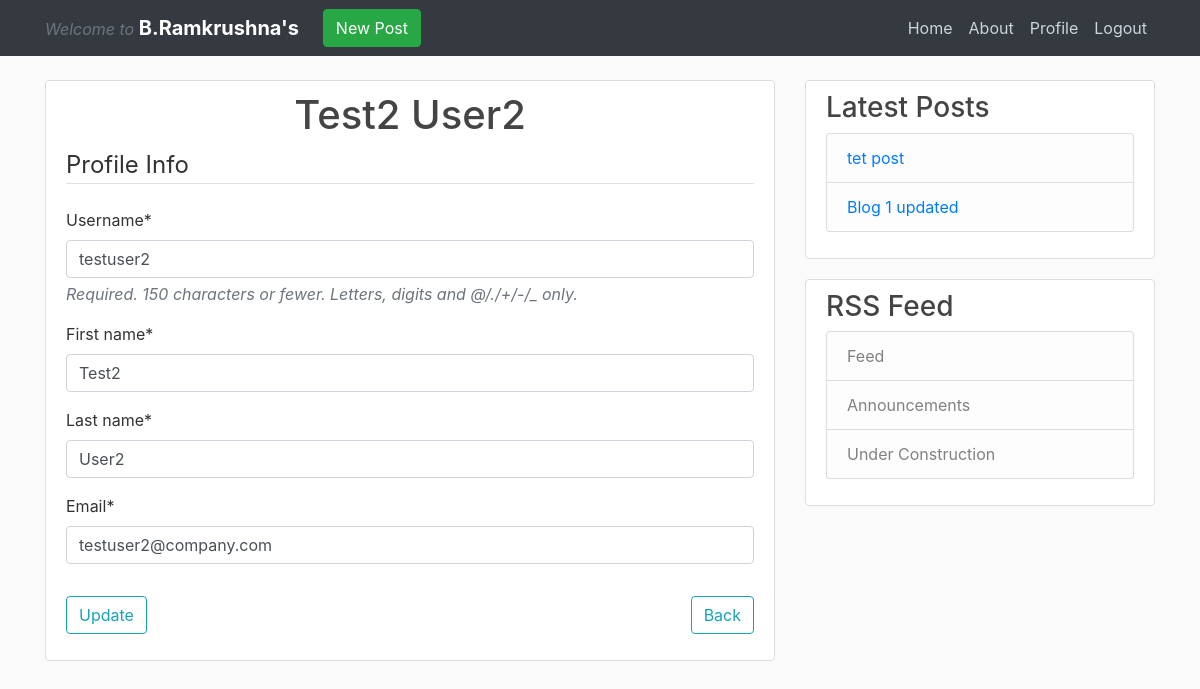
Before: /profile/ (signed in) with the older database file.
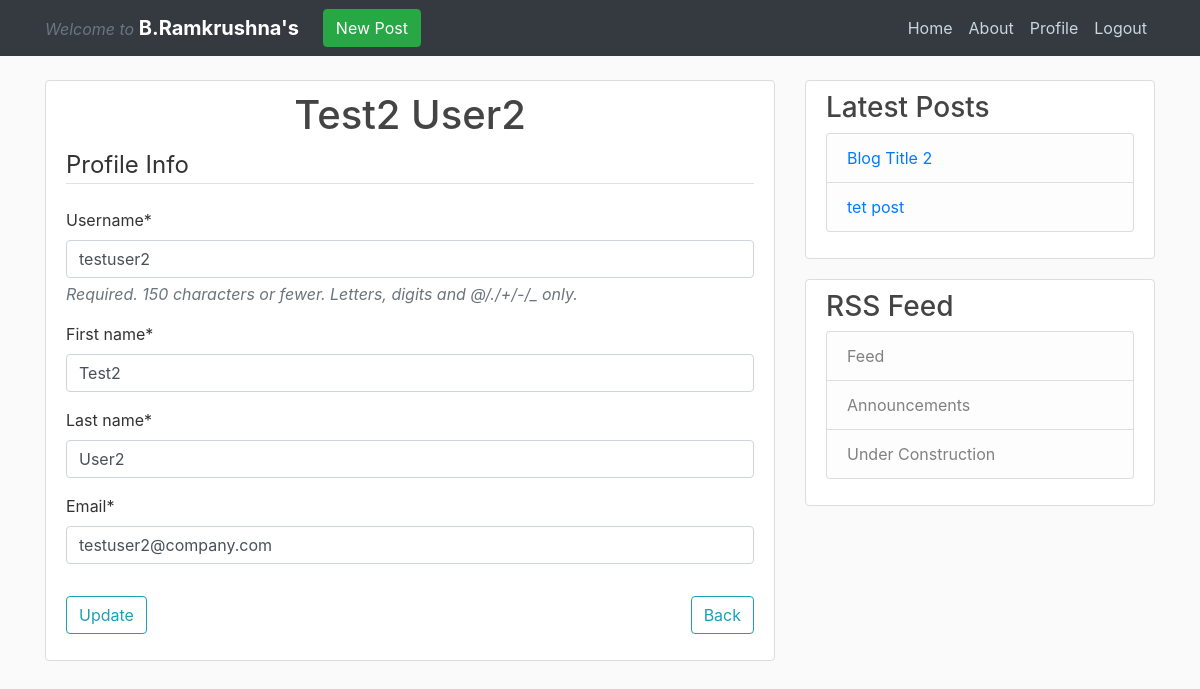
After: the same page with the newer database file.
### posts/models.py (models this page shows, shortened)
class Post(models.Model):
    title = models.CharField(max_length=80)
    author_description = models.CharField(max_length=160)
    content = models.TextField()
    posted_on = models.DateTimeField(default=timezone.now)
    author = models.ForeignKey(User, on_delete=models.CASCADE)
    image = models.FileField(blank=True, null=True, upload_to='posts')
    def get_absolute_url(self):
        return reverse('posts-detail', kwargs={'pk': self.pk})

### users/views.py (the view)
# urls.py: path('profile/', users_view.profile, name='profile'),
@login_required
def profile(request):
    if request.method == "POST":
        form = UserUpdateForm(request.POST, instance=request.user)
        if form.is_valid():
            form.save()
            messages.success(request, f'Your account has been updated!')
            return redirect('profile')
    else:
        form = UserUpdateForm(instance=request.user)
    return render(request, 'users/profile.html', {'form': form})

### users/forms.py
class UserUpdateForm(forms.ModelForm):
    first_name = forms.CharField()
    last_name = forms.CharField()
    email = forms.EmailField()
    class Meta:
        model = User
        fields = ['username', 'first_name', 'last_name', 'email']

### posts/templatetags/posts_tags.py (called while the page is built)
@register.inclusion_tag('posts/snippets/recent_posts.html')
def recent_posts():
    return {
        'post_list': Post.objects.all().order_by("-posted_on")[:2]
    }

### users/templates/users/profile.html (shortened to what this page needs)
{% extends "posts/base.html" %}
{% load crispy_forms_tags %}
{% block content %}
<div class="content-section">
  <div class="media">
    <div class="media-body">
      <h2 class="account-heading text-center">{{ user.first_name }} {{ user.last_name }}</h2>
    </div>
  </div>
  <form method="POST" enctype="multipart/form-data">
    <fieldset class="form-group">
      <legend class="border-bottom mb-4">Profile Info</legend>
      {{ form|crispy }}
    </fieldset>
    <div class="form-group">
      <button class="btn btn-outline-info" type="submit">
        Update
      </button>
      <a class="btn btn-outline-info float-right" type="submit" href="{% url 'posts-home' %}">
        Back
      </a>
    </div>
  </form>
</div>
{% endblock content %}

### posts/templates/posts/base.html (shortened to what this page needs)
{% load static %}
<!DOCTYPE html>
<html>
<head>
  <link rel="stylesheet" href="https://maxcdn.bootstrapcdn.com/bootstrap/4.0.0/css/bootstrap.min.css">
  <link rel="stylesheet" type="text/css" href="{% static 'posts/main.css' %}">
</head>
<body>
  <header class="site-header">
    <nav class="navbar navbar-expand-md navbar-dark bg-dark fixed-top">
      <div class="container">
        <a class="navbar-brand font-weight-bold mr-4" href="/">
          <small class="text-muted">Welcome to </small>
          B.Ramkrushna's
        </a>
        <div class="collapse navbar-collapse">
          <div class="navbar-nav mr-auto">
            {% if user.is_authenticated %}
            <a class="btn btn-success" href="{% url 'posts-create' %}">New Post</a>
            {% endif %}
          </div>
          <div class="navbar-nav">
            <a class="nav-item nav-link" href="{% url 'posts-home' %}">Home</a>
            <a class="nav-item nav-link" href="{% url 'posts-about' %}">About</a>
            {% if user.is_authenticated %}
              <a class="nav-item nav-link" href="{% url 'profile' %}">Profile</a>
              <a class="nav-item nav-link" href="{% url 'logout' %}">Logout</a>
            {% else %}
            <a class="nav-item nav-link" href="{% url 'login' %}">Login</a>
            <a class="nav-item nav-link" href="{% url 'register' %}">Register</a>
            {% endif %}
          </div>
        </div>
      </div>
    </nav>
  </header>
  <main role="main" class="container">
    <div class="row">
      <div class="col-md-8">
        {% block content %}{% endblock %}
      </div>
      <div class="col-md-4">
        <div class="content-section">
          <h3>Latest Posts</h3>
          <ul class="list-group">
            {% load posts_tags %}
            {% recent_posts %}
          </ul>
        </div>
        <div class="content-section">
          <h3>RSS Feed</h3>
          <ul class="list-group">
            <li class="list-group-item list-group-item-light">Feed</li>
            <li class="list-group-item list-group-item-light">Announcements</li>
            <li class="list-group-item list-group-item-light">Under Construction</li>
          </ul>
        </div>
      </div>
    </div>
  </main>
</body>
</html>

### posts/templates/posts/snippets/recent_posts.html
{% for post in post_list %}
  <li class="list-group-item list-group-item-light">
      <a href="{{ post.get_absolute_url }}"> {{ post.title }}</a>
  </li>
{% endfor %}

### posts/static/posts/main.css (style rules this page uses)
body { background: #fafafa; color: #333333; margin-top: 5rem; min-height: 100%; height: 100%; }
h1, h2, h3, h4, h5, h6 { color: #444444; }
ul { margin: 0; }
.bg-dark { background-color: #282828; }
.site-header .navbar-nav .nav-link { color: #cbd5db; }
.content-section { background: #ffffff; padding: 10px 20px; border: 1px solid #dddddd; border-radius: 4px; margin-bottom: 20px; }
.account-heading { font-size: 2.5rem; }
.text-muted { font-size: 1rem; font-style: italic; }

Changed rows visible on the page:
no longer on this page (row unchanged): Post: title "Blog 1 updated"
added Post: title "Blog Title 2"
